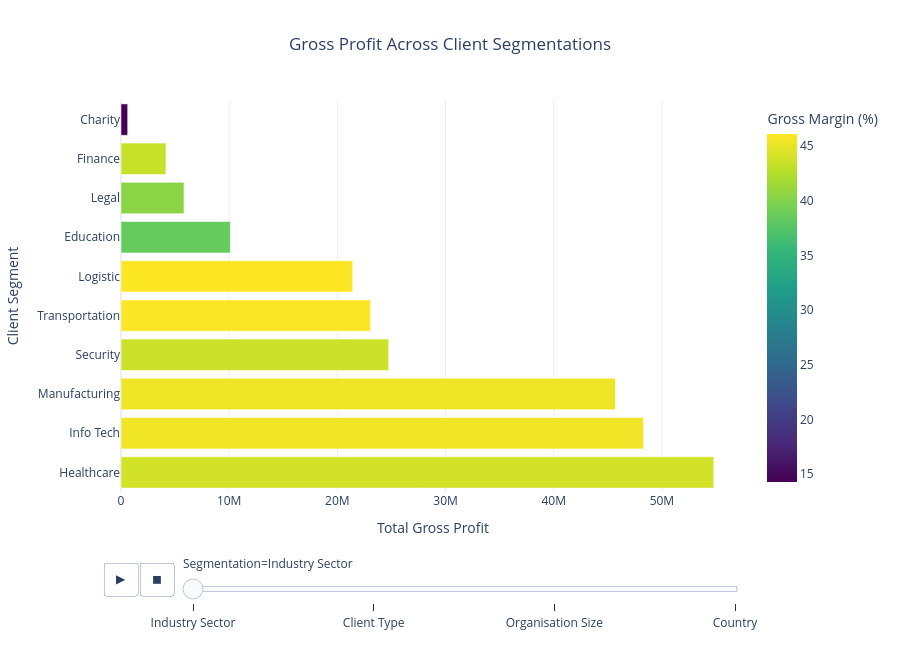

Write notebook code for a chart like this one.
### Markdown cell above
###  Main problem statement: “To determine which client segments generate the highest gross profit while maintaining strong customer satisfaction” (enabling the company to prioritize high-value clients, improve client retention, and support sustainable business growth)

#### Key points (subproblems)

#### Profitability and its drivers by client segment: Analyse gross profit and gross margin across client type, industry sector, organisation size and location, while examining hardware, software and manpower costs and service ratings to identify high-value segments and opportunities for cost optimisation and margin improvement.

### Code cell
import pandas as pd
import plotly.express as px

# ============================================
# Load and Prepare Data
# ============================================
xls = pd.ExcelFile("merged.xlsx")
df_merged = pd.read_excel(xls, xls.sheet_names[0])

# Financial calculations
df_merged["COGS"] = (
    df_merged["HARDWARE"]
    + df_merged["SOFTWARE"]
    + df_merged["MANPOWER"]
)

df_merged["GROSS_PROFIT"] = (
    df_merged["REVENUE"]
    - df_merged["COGS"]
)

df_merged["GROSS_MARGIN"] = (
    df_merged["GROSS_PROFIT"]
    / df_merged["REVENUE"]
) * 100

# ============================================
# Segmentations
# ============================================
segmentations = {
    "Industry Sector": "SECTOR",
    "Client Type": "TYPE",
    "Organisation Size": "STAFF STRENGTH",
    "Country": "COUNTRY"
}

frames = []

for label, col in segmentations.items():

    grouped = (
        df_merged
        .groupby(col)
        .agg({
            "GROSS_PROFIT": "sum",
            "GROSS_MARGIN": "mean",
            "REVENUE": "sum",
            "NPS RATING": "mean"
        })
        .reset_index()
    )

    grouped = grouped.rename(columns={col: "Segment"})
    grouped["Segmentation"] = label

    # Sort from highest to lowest profit
    grouped = grouped.sort_values(
        "GROSS_PROFIT",
        ascending=False
    )

    frames.append(grouped)

plot_df = pd.concat(frames, ignore_index=True)

# ============================================
# Animated Horizontal Bar Chart
# ============================================

fig = px.bar(

    plot_df,

    x="GROSS_PROFIT",

    y="Segment",

    orientation="h",

    color="GROSS_MARGIN",

    color_continuous_scale="Viridis",

    animation_frame="Segmentation",

    hover_name="Segment",

    hover_data={
        "GROSS_PROFIT": ":,.0f",
        "GROSS_MARGIN": ":.2f",
        "REVENUE": ":,.0f",
        "NPS RATING": ":.2f"
    },

    title="Gross Profit Across Client Segmentations"

)

fig.update_layout(

    template="plotly_white",

    title_x=0.5,

    xaxis_title="Total Gross Profit",

    yaxis_title="Client Segment",

    height=650,

    coloraxis_colorbar=dict(
        title="Gross Margin (%)"
    )

)

fig.show()
fig1 = fig

### Figure 1 — Plotly figure (JSON) as saved in the notebook; plotly's stock layout.template omitted (floating-point values rounded to 4 significant figures)
{"data": [{"alignmentgroup": "True", "customdata": [[44.01, 124562953, 7.872], [45.5, 110299388, 8.108], [45.37, 100263383, 7.729], [43.71, 55972693, 8.175], [46.04, 51963991, 8.398], [46.12, 47179279, 7.488], [38.51, 22708903, 7.571], [40.46, 13797527, 7.643], [43.46, 9920952, 8.222], [14.27, 4177578, 8.618]], "hovertemplate": "<b>%{hovertext}</b><br><br>Segmentation=Industry Sector<br>GROSS_PROFIT=%{x:,.0f}<br>Segment=%{y}<br>GROSS_MARGIN=%{marker.color:.2f}<br>REVENUE=%{customdata[1]:,.0f}<br>NPS RATING=%{customdata[2]:.2f}<extra></extra>", "hovertext": ["Healthcare", "Info Tech", "Manufacturing", "Security", "Transportation", "Logistic", "Education", "Legal", "Finance", "Charity"], "legendgroup": "", "marker": {"color": [44.01, 45.5, 45.37, 43.71, 46.04, 46.12, 38.51, 40.46, 43.46, 14.27], "coloraxis": "coloraxis", "pattern": {"shape": ""}}, "name": "", "offsetgroup": "", "orientation": "h", "showlegend": false, "textposition": "auto", "type": "bar", "x": [54795524, 48302268, 45706703, 24741141, 23066754, 21424850, 10111880, 5820737, 4151025, 615288], "xaxis": "x", "y": ["Healthcare", "Info Tech", "Manufacturing", "Security", "Transportation", "Logistic", "Education", "Legal", "Finance", "Charity"], "yaxis": "y"}], "layout": {"barmode": "relative", "coloraxis": {"colorbar": {"title": {"text": "Gross Margin (%)"}}, "colorscale": [[0, "#440154"], [0.1111, "#482878"], [0.2222, "#3e4989"], [0.3333, "#31688e"], [0.4444, "#26828e"], [0.5556, "#1f9e89"], [0.6667, "#35b779"], [0.7778, "#6ece58"], [0.8889, "#b5de2b"], [1, "#fde725"]]}, "height": 650, "legend": {"tracegroupgap": 0}, "sliders": [{"active": 0, "currentvalue": {"prefix": "Segmentation="}, "len": 0.9, "pad": {"b": 10, "t": 60}, "steps": [{"args": [["Industry Sector"], {"frame": {"duration": 0, "redraw": true}, "fromcurrent": true, "mode": "immediate", "transition": {"duration": 0, "easing": "linear"}}], "label": "Industry Sector", "method": "animate"}, {"args": [["Client Type"], {"frame": {"duration": 0, "redraw": true}, "fromcurrent": true, "mode": "immediate", "transition": {"duration": 0, "easing": "linear"}}], "label": "Client Type", "method": "animate"}, {"args": [["Organisation Size"], {"frame": {"duration": 0, "redraw": true}, "fromcurrent": true, "mode": "immediate", "transition": {"duration": 0, "easing": "linear"}}], "label": "Organisation Size", "method": "animate"}, {"args": [["Country"], {"frame": {"duration": 0, "redraw": true}, "fromcurrent": true, "mode": "immediate", "transition": {"duration": 0, "easing": "linear"}}], "label": "Country", "method": "animate"}], "x": 0.1, "xanchor": "left", "y": 0, "yanchor": "top"}], "title": {"text": "Gross Profit Across Client Segmentations", "x": 0.5}, "updatemenus": [{"buttons": [{"args": [null, {"frame": {"duration": 500, "redraw": true}, "fromcurrent": true, "mode": "immediate", "transition": {"duration": 500, "easing": "linear"}}], "label": "&#9654;", "method": "animate"}, {"args": [[null], {"frame": {"duration": 0, "redraw": true}, "fromcurrent": true, "mode": "immediate", "transition": {"duration": 0, "easing": "linear"}}], "label": "&#9724;", "method": "animate"}], "direction": "left", "pad": {"r": 10, "t": 70}, "showactive": false, "type": "buttons", "x": 0.1, "xanchor": "right", "y": 0, "yanchor": "top"}], "xaxis": {"anchor": "y", "domain": [0, 1], "title": {"text": "Total Gross Profit"}}, "yaxis": {"anchor": "x", "domain": [0, 1], "title": {"text": "Client Segment"}}}}
